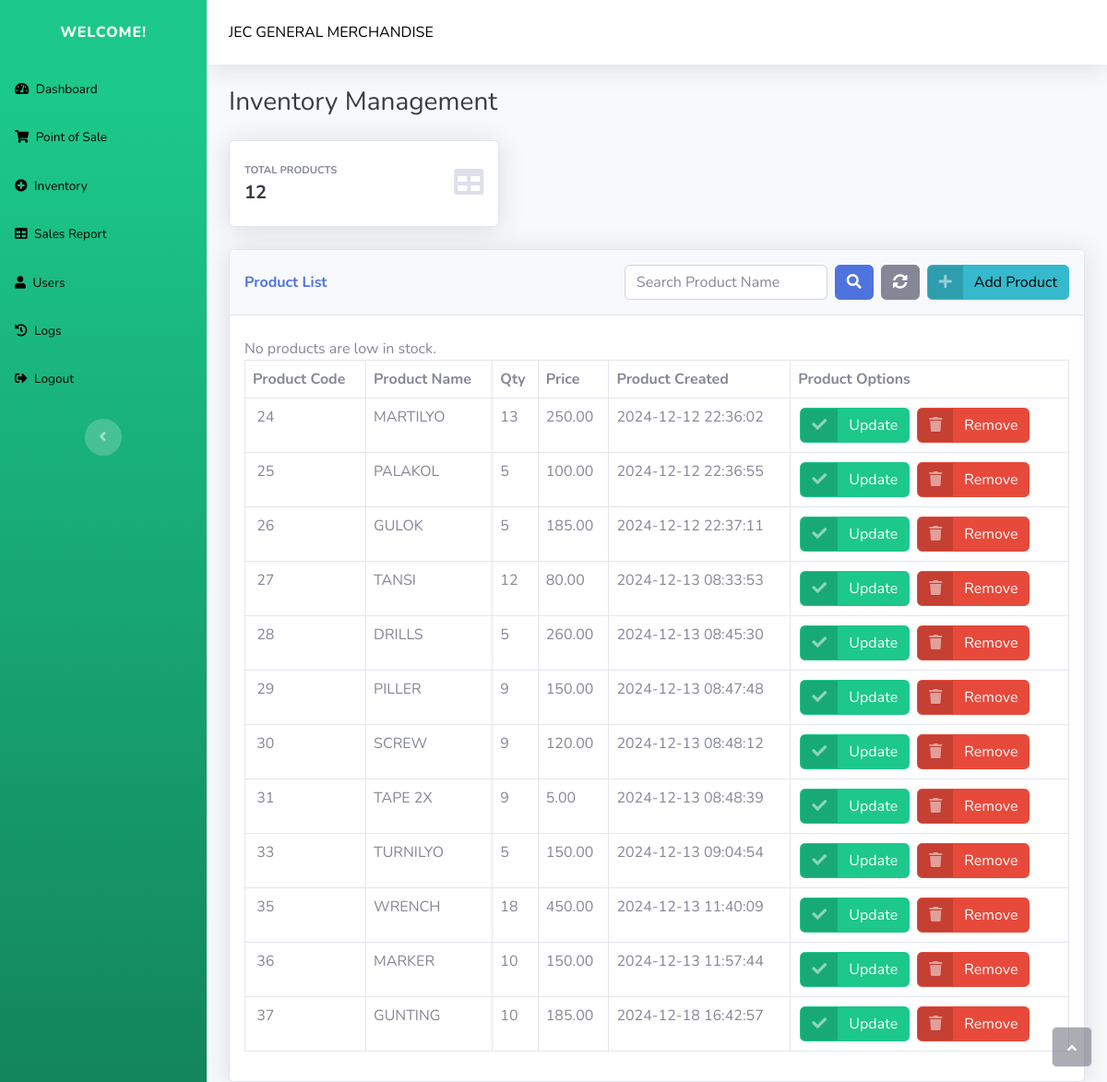
The page /inventory.php (signed in) on the database its author committed.
### tables this page shows
CREATE TABLE `products` (
  `id` int(11) NOT NULL,
  `product_name` varchar(255) NOT NULL,
  `qty` int(11) NOT NULL,
  `price` int(11) NOT NULL,
  `created` datetime NOT NULL DEFAULT current_timestamp(),
  `last_email_sent` timestamp NULL DEFAULT NULL
);

### functions/view-products.php (the view, shortened to what this page needs)
<?php
$db = new PDO('mysql:host=localhost;dbname=db_hash', 'root', '');
$searchTerm = isset($_GET['search']) ? $_GET['search'] : '';
if (!empty($searchTerm)) {
    $sql = 'SELECT * FROM products WHERE product_name LIKE :searchTerm ORDER BY id ASC';
    $stmt = $db->prepare($sql);
    $stmt->bindValue(':searchTerm', '%' . $searchTerm . '%');
} else {
    $sql = 'SELECT * FROM products ORDER BY id ASC';
    $stmt = $db->prepare($sql);
}
$stmt->execute();
$results = $stmt->fetchAll();
foreach ($results as $row) {
?>
    <tr>
        <td>&nbsp;<?php echo $row['id']; ?></td>
        <td><?php echo $row['product_name']; ?></td>
        <td><?php echo $row['qty']; ?></td>
        <td><?php echo number_format($row['price'], 2); ?></td>
        <td><?php echo $row['created']; ?></td>
        <td>
            <button class="btn btn-success btn-icon-split" type="button" style="margin: 2px;"
                data-bs-target="#update-product" data-bs-toggle="modal" data-product-id="<?php echo $row['id']; ?>">
                <span class="text-white-50 icon"><i class="fas fa-check"></i></span>
                <span class="text-white text">Update</span>
            </button>
            <button class="btn btn-danger btn-icon-split" type="button" style="margin: 2px;"
                data-bs-target="#confirmation" data-bs-toggle="modal" data-product-id="<?php echo $row['id']; ?>">
                <span class="text-white-50 icon"><i class="fas fa-trash"></i></span>
                <span class="text-white text">Remove</span>
            </button>
        </td>
    </tr>
<?php
}
?>

### inventory.php (shortened to what this page needs)
<!DOCTYPE html>
<html lang="en">
<head>
    <link rel="stylesheet" href="assets/bootstrap/css/bootstrap.min.css">
    <link rel="stylesheet" href="assets/fonts/fontawesome-all.min.css">
    <link rel="stylesheet" href="assets/css/Pricing-Centered-badges.css">
    <link rel="stylesheet" href="assets/css/Pricing-Centered-icons.css">
</head>
<body id="page-top">
    <div id="wrapper">
        <?php
            include_once 'functions/sidebar.php';
        ?>
        <div class="d-flex flex-column" id="content-wrapper">
            <div id="content">
                <nav class="navbar navbar-light navbar-expand bg-white shadow mb-4 topbar static-top">
                    <div class="container-fluid">
                        <span class="text-black font-bold">JEC GENERAL MERCHANDISE</span>
                    </div>
                </nav>
                <div class="container-fluid">
                    <h3 class="text-dark mb-4">Inventory Management</h3>
                    <div class="row">
                        <div class="col-md-6 col-xl-4 mb-4">
                            <div class="card shadow border-start-warning py-2">
                                <div class="card-body">
                                    <div class="row align-items-center no-gutters">
                                        <?php
                                            try {
                                                $db = new PDO('mysql:host=localhost;dbname=db_hash', 'root', '');
                                                $db->setAttribute(PDO::ATTR_ERRMODE, PDO::ERRMODE_EXCEPTION);
                                                $sql = "SELECT COUNT(*) AS total_products FROM products";
                                                $stmt = $db->prepare($sql);
                                                $stmt->execute();
                                                $row = $stmt->fetch(PDO::FETCH_ASSOC);
                                                $total_products = $row['total_products'];
                                                echo "<div class=\"col me-2\">
                                                        <div class=\"text-uppercase text-secondary fw-bold text-xs mb-1\"><span>Total Products</span></div>
                                                        <div class=\"text-dark fw-bold h5 mb-0\"><span>$total_products</span></div>
                                                    </div>";
                                            } catch (PDOException $e) {
                                                echo "Error: " . $e->getMessage();
                                            }
                                        ?>
                                        <div class="col-auto"><i class="fas fa-table fa-2x text-gray-300"></i></div>
                                    </div>
                                </div>
                            </div>
                        </div>
                    </div>
                    <div class="card shadow">
                        <div class="card-header py-3 d-flex align-items-center justify-content-between">
                            <p class="text-primary m-0 fw-bold">Product List</p>
                            <div class="d-flex">
                                <form class="d-flex me-2" method="GET" action="inventory.php">
                                    <input class="form-control me-2" type="text" name="search" placeholder="Search Product Name"
                                        value="<?php echo isset($_GET['search']) ? htmlspecialchars($_GET['search']) : ''; ?>">
                                    <button class="btn btn-primary" type="submit">
                                        <i class="fas fa-search"></i>
                                    </button>
                                </form>
                                <a href="inventory.php" class="btn btn-secondary me-2">
                                    <i class="fas fa-sync-alt"></i>
                                </a>
                                <button class="btn btn-info btn-icon-split" type="button" data-bs-target="#add-product" data-bs-toggle="modal">
                                    <span class="text-white-50 icon"><i class="fas fa-plus"></i></span>
                                    <span class="text-black text">Add Product</span>
                                </button>
                            </div>
                        </div>
                        <div class="card-body">
                            <div class="table-responsive table mt-2" id="dataTable" role="grid" aria-describedby="dataTable_info">
                                <table class="table table-hover table-bordered my-0" id="dataTable">
                                    <thead>
                                        <tr>
                                            <th>Product Code</th>
                                            <th>Product Name</th>
                                            <th>Qty</th>
                                            <th>Price</th>
                                            <th>Product Created</th>
                                            <th>Product Options</th>
                                        </tr>
                                    </thead>
                                    <tbody>
                                        <?php include_once 'functions/view-products.php'; ?>
                                    </tbody>
                                </table>
                            </div>
                        </div>
                    </div>
                </div>
            </div>
        </div><a class="border rounded d-inline scroll-to-top" href="#page-top"><i class="fas fa-angle-up"></i></a>
    </div>
</body>
</html>

### functions/sidebar.php (shortened to what this page needs)
<?php
echo '<nav class="navbar navbar-dark align-items-start sidebar sidebar-dark accordion bg-gradient-success p-0">
    <div class="container-fluid d-flex flex-column p-0">
        <a class="navbar-brand d-flex justify-content-center align-items-center sidebar-brand m-0" href="#">
            <div class="sidebar-brand-text mx-3"><span>WELCOME!</span></div>
        </a>
        <ul class="navbar-nav" id="accordionSidebar">
            <li class="nav-item">
                <a class="nav-link text-black link-hover" href="dashboard.php">
                    <i class="fas fa-tachometer-alt" style="color: black;"></i>
                    <span>Dashboard</span>
                </a>
            </li>
            <li class="nav-item">
                <a class="nav-link text-black link-hover" href="point-of-sale.php">
                    <i class="fas fa-shopping-cart" style="color: black;"></i>
                    <span>Point of Sale</span>
                </a>
            </li>
            <li class="nav-item">
                <a class="nav-link text-black link-hover" href="inventory.php">
                    <i class="fas fa-plus-circle" style="color: black;"></i>
                    <span>Inventory</span>
                </a>
            </li>
            <li class="nav-item">
                <a class="nav-link text-black link-hover" href="sales.php">
                    <i class="fas fa-table" style="color: black;"></i>
                    <span>Sales Report</span>
                </a>
            </li>
            <li class="nav-item">
                <a class="nav-link text-black link-hover" href="users.php">
                    <i class="fas fa-user" style="color: black;"></i>
                    <span>Users</span>
                </a>
            </li>
            <li class="nav-item">
                <a class="nav-link text-black link-hover" href="logs.php">
                    <i class="fas fa-history" style="color: black;"></i>
                    <span>Logs</span>
                </a>
            </li>
            <li class="nav-item">
                <a class="nav-link text-black link-hover" href="functions/logout.php">
                    <i class="fas fa-sign-out-alt" style="color: black;"></i>
                    <span>Logout</span>
                </a>
            </li>
        </ul>
        <div class="text-center d-none d-md-inline">
            <button id="sidebarToggle" class="btn rounded-circle border-0" type="button"></button>
        </div>
    </div>
</nav>';
?>

### rows shown on the page
products: id "24", product_name "MARTILYO", qty "13", price "250.00", created "2024-12-12 22:36:02"
products: id "25", product_name "PALAKOL", qty "5", price "100.00", created "2024-12-12 22:36:55"
products: id "26", product_name "GULOK", qty "5", price "185.00", created "2024-12-12 22:37:11"
products: id "27", product_name "TANSI", qty "12", price "80.00", created "2024-12-13 08:33:53"
products: id "28", product_name "DRILLS", qty "5", price "260.00", created "2024-12-13 08:45:30"
products: id "29", product_name "PILLER", qty "9", price "150.00", created "2024-12-13 08:47:48"
products: id "30", product_name "SCREW", qty "9", price "120.00", created "2024-12-13 08:48:12"
products: id "31", product_name "TAPE 2X", qty "9", price "5.00", created "2024-12-13 08:48:39"
products: id "33", product_name "TURNILYO", qty "5", price "150.00", created "2024-12-13 09:04:54"
products: id "35", product_name "WRENCH", qty "18", price "450.00", created "2024-12-13 11:40:09"
products: id "36", product_name "MARKER", qty "10", price "150.00", created "2024-12-13 11:57:44"
products: id "37", product_name "GUNTING", qty "10", price "185.00", created "2024-12-18 16:42:57"

### other values the page prints
$total_products "12"
